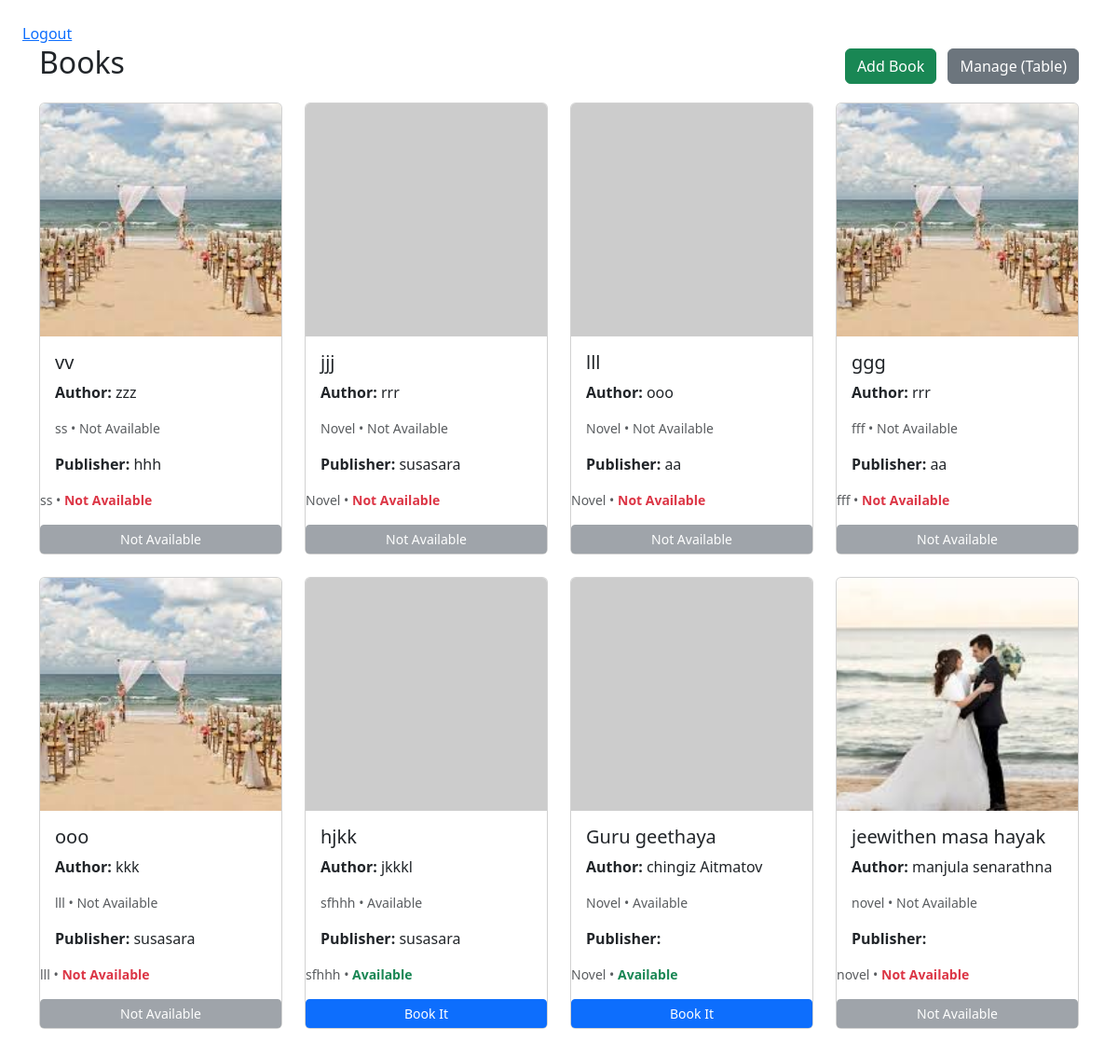
Screenshot of /view_books_grid.php with the database file from the repository.
### tables this page shows
CREATE TABLE `books` (
  `book_id` int(11) NOT NULL,
  `title` varchar(150) NOT NULL,
  `author` varchar(100) NOT NULL,
  `category` varchar(50) DEFAULT 'Uncategorized',
  `publisher` varchar(200) NOT NULL,
  `status` varchar(100) DEFAULT 'Available',
  `image` varchar(255) DEFAULT NULL,
  `created_at` timestamp NOT NULL DEFAULT current_timestamp(),
  `booked_by` varchar(200) NOT NULL
);

### view_books_grid.php (the view, shortened to what this page needs)
<a href ="logout.php">Logout</a>
<?php
require 'config.php';
$res = mysqli_query($conn, "SELECT * FROM books ORDER BY created_at DESC");
$books = mysqli_fetch_all($res, MYSQLI_ASSOC);
?>
<!doctype html>
<html>
<head>
  <link href="https://cdn.jsdelivr.net/npm/bootstrap@5.3.2/dist/css/bootstrap.min.css" rel="stylesheet">
</head>
<body class="p-4">
  <div class="container">
    <div class="d-flex justify-content-between align-items-center mb-3">
      <h2>Books</h2>
      <div>
        <a class="btn btn-success me-2" href="add_book.php">Add Book</a>
        <a class="btn btn-secondary" href="view_books_table.php">Manage (Table)</a>
      </div>
    </div>
    <div class="row">
      <?php foreach($books as $book): ?>
        <div class="col-md-3 mb-4">
          <div class="card h-100">
            <?php if (!empty($book['image']) && file_exists($book['image'])): ?>
              <img src="<?=htmlspecialchars($book['image'])?>" class="card-img-top" alt="">
            <?php else: ?>
              <img src="https://via.placeholder.com/300x250?text=No+Image" class="card-img-top" alt="">
            <?php endif; ?>
            <div class="card-body">
              <h5 class="card-title"><?=htmlspecialchars($book['title'])?></h5>
              <p class="card-text"><strong>Author:</strong> <?=htmlspecialchars($book['author'])?></p>
			  <p class="card-text"><small class="text-muted"><?=htmlspecialchars($book['category'])?> • <?=htmlspecialchars($book['status'])?></small></p>
			  <p class="card-text"><strong>Publisher:</strong> <?=htmlspecialchars($book['publisher'])?></p>
            </div>
              <p class="card-text">
                <small class="text-muted">
                  <?=htmlspecialchars($book['category'])?> •
                  <strong class="<?=($book['status']==='Available') ? 'text-success' : 'text-danger'?>">
                    <?=htmlspecialchars($book['status'])?>
                  </strong>
                </small>
              </p>
              <?php if ($book['status'] === 'Available'): ?>
                <a href="book_book.php?book_id=<?=intval($book['book_id'])?>"
                   class="btn btn-primary btn-sm">Book It</a>
              <?php else: ?>
                <button class="btn btn-secondary btn-sm" disabled>Not Available</button>
              <?php endif; ?>
          </div>
        </div>
      <?php endforeach; ?>
    </div>
  </div>
</body>
</html>

### view_books_grid.php (style rules this page uses)
.card-img-top { height: 250px; object-fit: cover; }

### rows the page displays
books: image (placeholder picture), title "vv", author "zzz", category "ss", status "Not Available", publisher "hhh"
books: title "jjj", author "rrr", category "Novel", status "Not Available", publisher "susasara"
books: title "lll", author "ooo", category "Novel", status "Not Available", publisher "aa"
books: image (placeholder picture), title "ggg", author "rrr", category "fff", status "Not Available", publisher "aa"
books: image (placeholder picture), title "ooo", author "kkk", category "lll", status "Not Available", publisher "susasara"
books: title "hjkk", author "jkkkl", category "sfhhh", status "Available", publisher "susasara"
books: title "Guru geethaya", author "chingiz Aitmatov", category "Novel", status "Available"
books: image (picture), title "jeewithen masa hayak", author "manjula senarathna", category "novel", status "Not Available"
